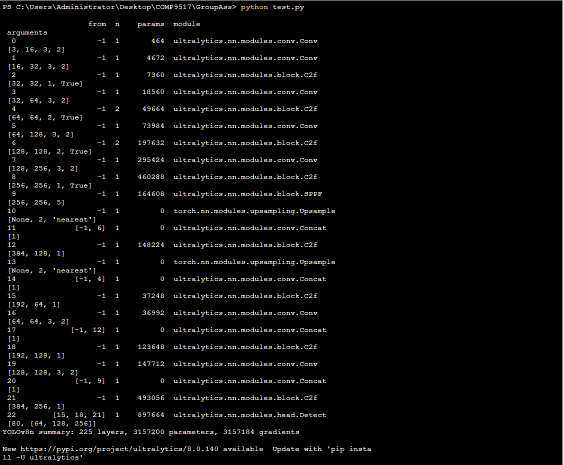
#> input picture terminal/1.PNG, 1127 x 929 px, given as the content of the folder ../archive/train/train, which was not available (shown at 1/2 size)
$ python -i 'test KMeans and KNN.py'   (imports and definitions only)
#> lines starting #> are read from the running program, lines starting #| are printed output that depends on the picture; after the words box and inside, x2 and y2 are one past the last pixel; in counts of white or black regions, pixels touching at a corner belong together; pictures that were not available may be replaced by others from this repository, and a replacement may not be noted
import cv2
import os
import numpy as np

def load_images_from_folder(folder):
#> called with folder = '../archive/train/train'
    images = []
    for filename in os.listdir(folder):
        img = cv2.imread(os.path.join(folder, filename))
#> img is the input picture: shape (929, 1127, 3); mean B, G, R 7.9, 7.9, 8.1
        if img is not None:
            images.append(img)
    return images

images = load_images_from_folder("../archive/train/train")
#> images = 1 item

def extract_color_histograms(images):
    histograms = []
    for img in images:
        hsv_img = cv2.cvtColor(img, cv2.COLOR_BGR2HSV)
        hist = cv2.calcHist([hsv_img], [0, 1], None, [180, 256], [0, 180, 0, 256])
        cv2.normalize(hist, hist)
        histograms.append(hist.flatten())
#> this loop made 1 pass
#> pass 1, in extract_color_histograms, `hist = cv2.calcHist([hsv_img], [0, 1], None, [180, 256], [0, 180, 0, 2..`:
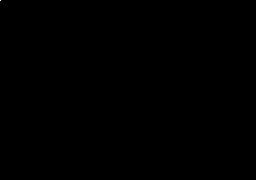
#> hist: shape (180, 256) float32; min 0, max 1008628, mean 22.7; drawn with min black and max white
#> after the loop: hist: shape (180, 256) float32; 0.19% of pixels changed, all inside (x1, y1, x2, y2) = (0, 0, 256, 180)
#> after the loop, histograms = 1 item
    return histograms

data = extract_color_histograms(images)
#> data = 1 item

from sklearn.cluster import KMeans

num_clusters = 2
kmeans = KMeans(n_clusters=num_clusters,n_init='auto')
# [1 line not run here, left out]


# [1 line that did not run here, left out]

# [1 line not run here, left out]

>>> import cv2
>>> picture = cv2.imread('terminal/1.PNG', cv2.IMREAD_GRAYSCALE)
#> picture: shape (929, 1127); min 0, max 255, mean 8.5
#> the loop in extract_color_histograms, `for img in images:` made 1 pass
#> after the loop in extract_color_histograms, `for img in images:`: histograms = []
#> (the run stopped early here; a loop or call above may not have finished)

$ run again, on terminal/4.PNG
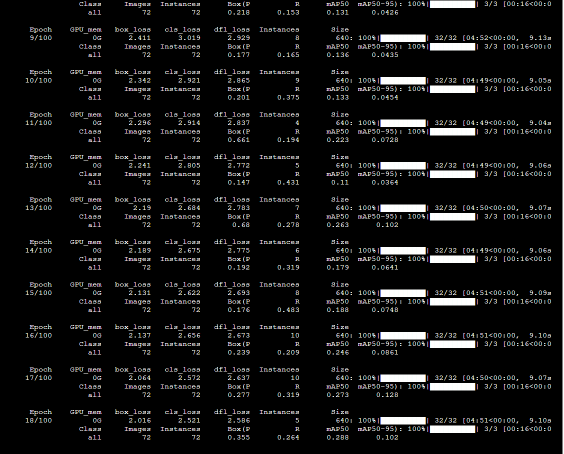
#> input picture terminal/4.PNG, 1127 x 907 px, given as the content of the folder ../archive/train/train, which was not available (shown at 1/2 size)
#> in load_images_from_folder, img is the input picture: shape (907, 1127, 3); mean B, G, R 18.3, 18.3, 18.3
#> images = 1 item
#> the loop in extract_color_histograms, `for img in images:` made 1 pass
#> `picture = cv2.imread('terminal/1.PNG', cv2.IMREAD_GRAYSCALE)`:
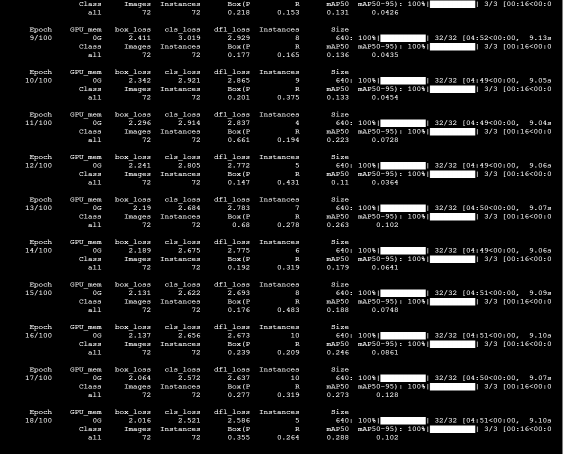
#> picture: shape (907, 1127) (shown at 1/2 size); min 0, max 255, mean 19.2
#> after the loop in extract_color_histograms, `for img in images:`: histograms = []
